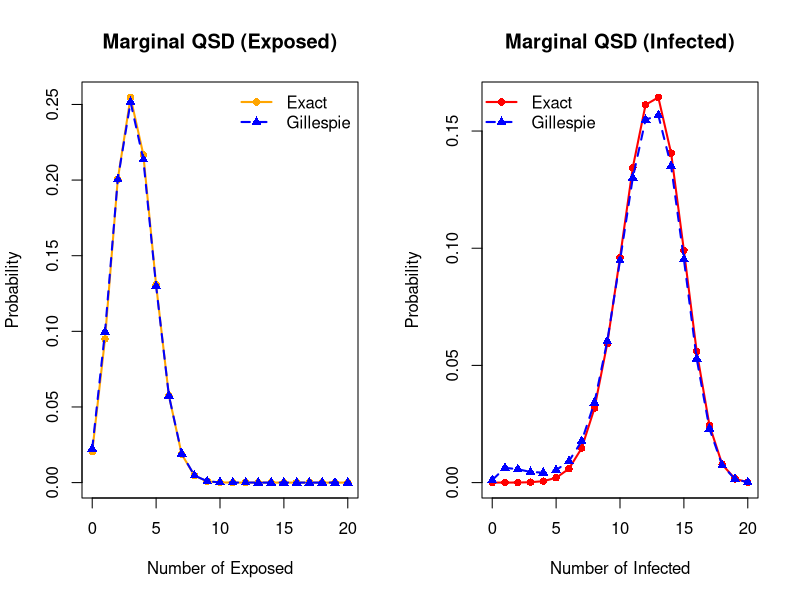
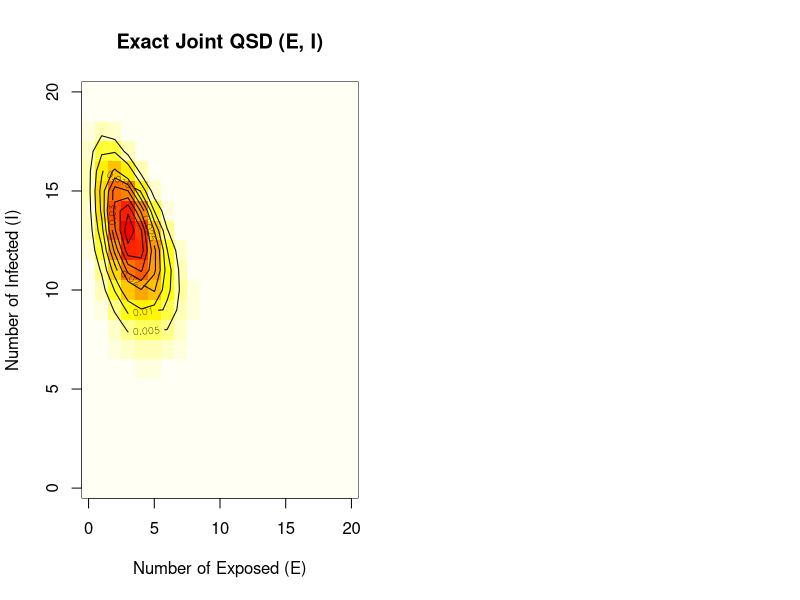

Recreate these plots in R, in order.
# Algorithm 1: Recursive eigenvalue scheme for SEIS Epidemic Model
# Computes the Quasi-Stationary Distribution (v) and dominant eigenvalue (-theta)

# 1. Initialize Parameters
N      <- 20
alpha  <- 0.9
beta   <- 0.24    
lambda <- 1.2
M      <- N + 1 # Number of block levels (e = 0 to N)

# Helper function to get the number of states at each level e
# For e = 0: i goes from 1 to N (Size = N)
# For e > 0: i goes from 0 to N-e (Size = N - e + 1)
get_size <- function(e) {
  if (e == 0) return(N)
  else return(N - e + 1)
}

# 2. Build the Block-Tridiagonal Matrices
Q_diag <- list() # Main diagonal blocks: Q_{e, e}
Q_sub  <- list() # Sub-diagonal blocks: Q_{e, e-1}
Q_sup  <- list() # Super-diagonal blocks: Q_{e-1, e}

for (e in 0:N) {
  k <- e + 1
  size_e <- get_size(e)
  Q_diag[[k]] <- matrix(0, nrow = size_e, ncol = size_e)
  
  # Main Diagonal Blocks: Q_{e, e}
  if (e == 0) {
    for (idx in 1:size_e) {
      i <- idx
      Q_diag[[k]][idx, idx] <- -(i * (N - e - i) * lambda / N + i * beta)
      if (i > 1) Q_diag[[k]][idx, idx - 1] <- i * beta
    }
  } else {
    for (idx in 1:size_e) {
      i <- idx - 1
      Q_diag[[k]][idx, idx] <- -(i * (N - e - i) * lambda / N + e * alpha + i * beta)
      if (i > 0) Q_diag[[k]][idx, idx - 1] <- i * beta
    }
  }
  
  # Super-diagonal Blocks: Q_{e-1, e}
  if (e > 0) {
    size_prev <- get_size(e - 1)
    Q_sup[[k - 1]] <- matrix(0, nrow = size_prev, ncol = size_e)
    
    for (idx_prev in 1:size_prev) {
      i <- if (e - 1 == 0) idx_prev else idx_prev - 1
      idx_curr <- i + 1
      if (idx_curr <= size_e) {
        Q_sup[[k - 1]][idx_prev, idx_curr] <- i * (N - (e - 1) - i) * lambda / N
      }
    }
  }
  
  # Sub-diagonal Blocks: Q_{e, e-1}
  if (e > 0) {
    size_prev <- get_size(e - 1)
    Q_sub[[k - 1]] <- matrix(0, nrow = size_e, ncol = size_prev)
    
    for (idx in 1:size_e) {
      i <- idx - 1
      idx_prev <- if (e == 1) i + 1 else i + 2
      if (idx_prev <= size_prev) {
        Q_sub[[k - 1]][idx, idx_prev] <- e * alpha
      }
    }
  }
}

# =========================================================================
# Algorithm 1: Level-Reduction & Inverse Power Method
# =========================================================================

# Step 1: Choose an initial non-zero guess
v <- list()
total_transient_states <- sum(sapply(0:N, get_size))
for (k in 1:M) {
  v[[k]] <- matrix(1 / total_transient_states, nrow = 1, ncol = get_size(k - 1))
}

# Step 2 & 3: Compute Q_star matrices (Backward Sweep)
Q_star <- list()
Q_star[[M]] <- Q_diag[[M]]

for (i in (M - 1):1) {
  inv_Q_star_next <- solve(-Q_star[[i + 1]])
  Q_star[[i]] <- Q_diag[[i]] + Q_sup[[i]] %*% inv_Q_star_next %*% Q_sub[[i]]
}

# Step 4: Compute R and G matrices
R <- list()
G <- list()
for (i in 1:(M - 1)) {
  inv_Q_star_next <- solve(-Q_star[[i + 1]])
  R[[i]] <- Q_sup[[i]] %*% inv_Q_star_next
  G[[i]] <- inv_Q_star_next %*% Q_sub[[i]]
}

# Step 5: Iteration till convergence
max_iter <- 1000
tol <- 1e-10
u <- list()
v_hat <- list()

for (iter in 1:max_iter) {
  v_prev <- v
  
  # 5.1
  u[[M]] <- v_prev[[M]]
  
  # 5.2
  for (i in (M - 1):1) {
    u[[i]] <- v_prev[[i]] + u[[i + 1]] %*% G[[i]]
  }
  
  # 5.3
  v_hat[[1]] <- u[[1]] %*% solve(Q_star[[1]])
  
  # 5.4
  for (i in 1:(M - 1)) {
    v_hat[[i + 1]] <- u[[i + 1]] %*% solve(Q_star[[i + 1]]) + v_hat[[i]] %*% R[[i]]
  }
  
  # 5.5 Scale \hat{v}^{(n)}
  max_val <- max(sapply(v_hat, function(x) max(abs(x))))
  for (k in 1:M) {
    v[[k]] <- v_hat[[k]] / max_val
  }
  
  # Convergence check
  diff <- max(sapply(1:M, function(k) max(abs(v[[k]] - v_prev[[k]]))))
  if (diff < tol) {
    cat("Inverse Power Method converged in", iter, "iterations.\n")
    break
  }
}

# Step 6: Normalize final QSD and compute eigenvalue
sum_v <- sum(sapply(v, sum))
for (k in 1:M) {
  v[[k]] <- v[[k]] / sum_v
}

theta <- 1 / max_val
cat("Dominant eigenvalue (-theta):", -theta, "\n")

# =========================================================================
# Extract Marginal and Joint Distributions from the computed Exact QSD
# =========================================================================
marginal_E <- rep(0, M)
marginal_I <- rep(0, N + 1)
joint_dist <- matrix(0, nrow = N + 1, ncol = N + 1)

for (e in 0:N) {
  k <- e + 1
  marginal_E[k] <- sum(v[[k]])
  
  size_e <- get_size(e)
  for (idx in 1:size_e) {
    i <- if (e == 0) idx else idx - 1
    
    prob_val <- v[[k]][1, idx]
    marginal_I[i + 1] <- marginal_I[i + 1] + prob_val
    joint_dist[e + 1, i + 1] <- prob_val
  }
}

# =========================================================================
# Run Gillespie Simulation to get Empirical Distributions for Comparison
# =========================================================================
cat("Running Gillespie Simulation for comparison...\n")
n_sims <- 1000
t_max  <- 200
joint_time <- matrix(0, nrow = N + 1, ncol = N + 1)

for (sim in 1:n_sims) {
  e <- 1; i <- 1; t <- 0
  while ((e + i) > 0 && t < t_max) {
    r1 <- i * (N - e - i) * lambda / N
    r2 <- e * alpha
    r3 <- i * beta
    
    R_total <- r1 + r2 + r3
    if (R_total == 0) break
    
    u1 <- runif(1); u2 <- runif(1)
    tau <- (1 / R_total) * log(1 / u1)
    
    joint_time[e + 1, i + 1] <- joint_time[e + 1, i + 1] + tau
    t <- t + tau
    
    if (u2 < (r1 / R_total)) { e <- e + 1 } 
    else if (u2 < ((r1 + r2) / R_total)) { e <- e - 1; i <- i + 1 } 
    else { i <- i - 1 }
  }
}

total_time <- sum(joint_time)
joint_dist_gillespie <- joint_time / total_time
empirical_E <- rowSums(joint_dist_gillespie)
empirical_I <- colSums(joint_dist_gillespie)

# =========================================================================
# Plotting Comparisons
# =========================================================================
# Set up a 1x3 plotting grid to show all three distributions side-by-side
par(mfrow = c(1, 2))

# 1. Comparison of Marginal Exposed (E)
plot(0:N, marginal_E, type = "o", col = "orange", lwd = 2, pch = 16,
     main = "Marginal QSD (Exposed)", xlab = "Number of Exposed", ylab = "Probability")
lines(0:N, empirical_E, type = "o", col = "blue", lwd = 2, pch = 17, lty = 2)
legend("topright", legend = c("Exact", "Gillespie"),
       col = c("orange", "blue"), lwd = 2, pch = c(16, 17), lty = c(1, 2), bty = "n")

# 2. Comparison of Marginal Infected (I)
plot(0:N, marginal_I, type = "o", col = "red", lwd = 2, pch = 16,
     main = "Marginal QSD (Infected)", xlab = "Number of Infected", ylab = "Probability")
lines(0:N, empirical_I, type = "o", col = "blue", lwd = 2, pch = 17, lty = 2)
legend("topleft", legend = c("Exact", "Gillespie"),
       col = c("red", "blue"), lwd = 2, pch = c(16, 17), lty = c(1, 2), bty = "n")

# 3. Exact Joint Distribution as a Heatmap
image(x = 0:N, 
      y = 0:N, 
      z = joint_dist,
      col = heat.colors(50)[50:1], # Invert colors so higher density is red/dark
      main = "Exact Joint QSD (E, I)",
      xlab = "Number of Exposed (E)",
      ylab = "Number of Infected (I)")
contour(x = 0:N, 
        y = 0:N, 
        z = joint_dist, 
        add = TRUE)

# Reset plotting parameters
par(mfrow = c(1, 1))
